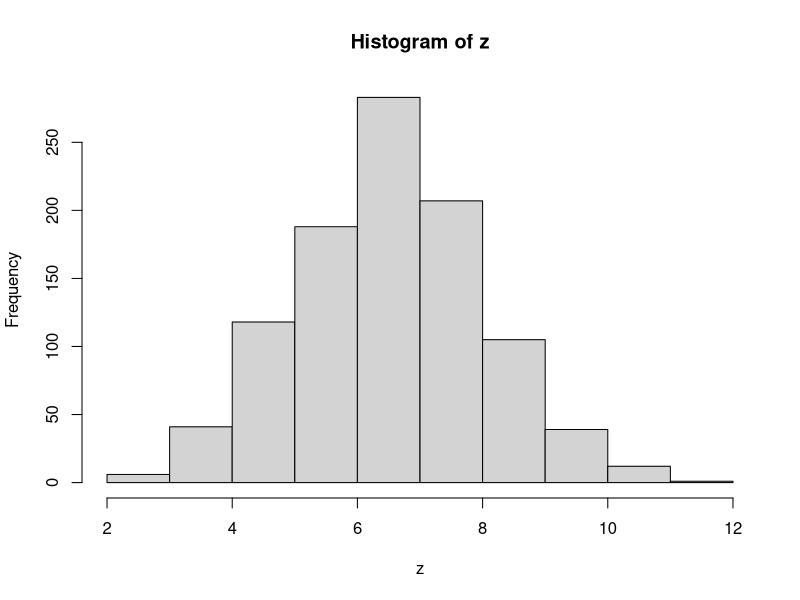
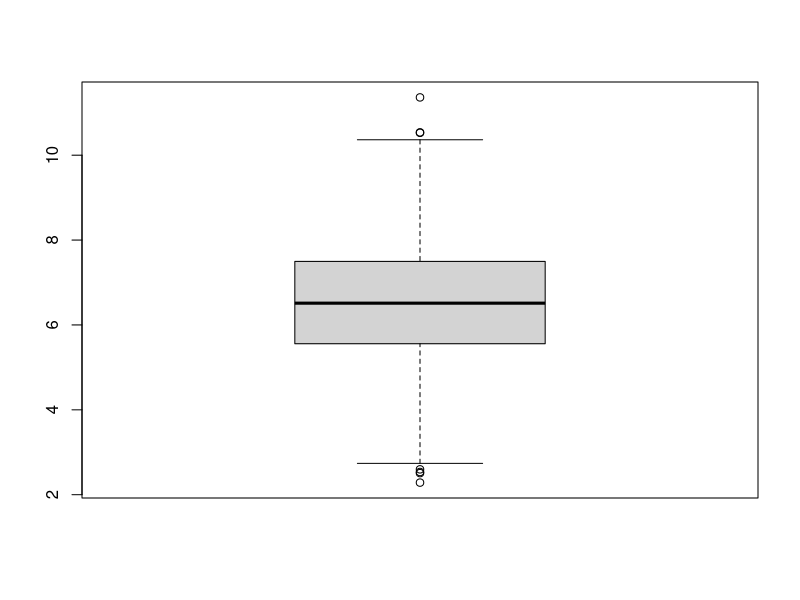

Here is the R script that generated these plots, in order:
## ---- chunk 1
set.seed(123)
z <- rnorm(n = 1000, mean = 6.5, sd = 1.5)
summary(z)
hist(z)
boxplot(z)
